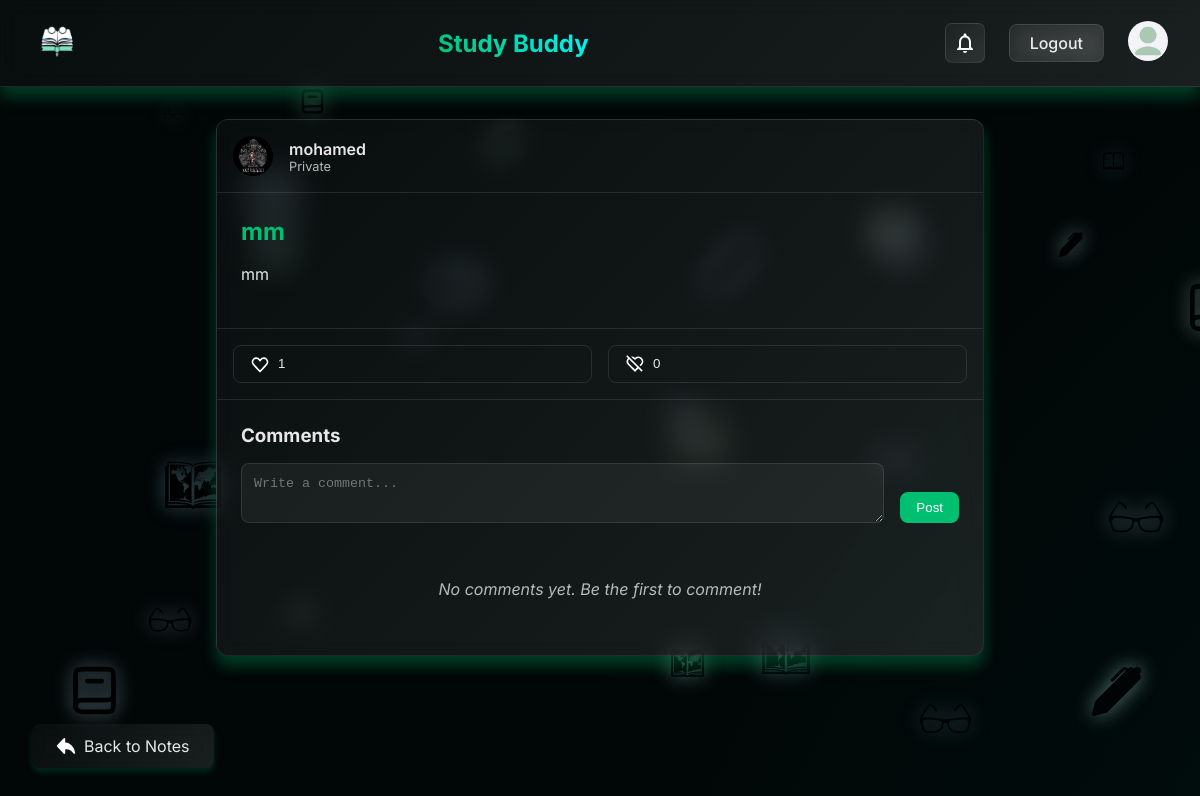
The app's page /notes/3/ (signed in), older data.
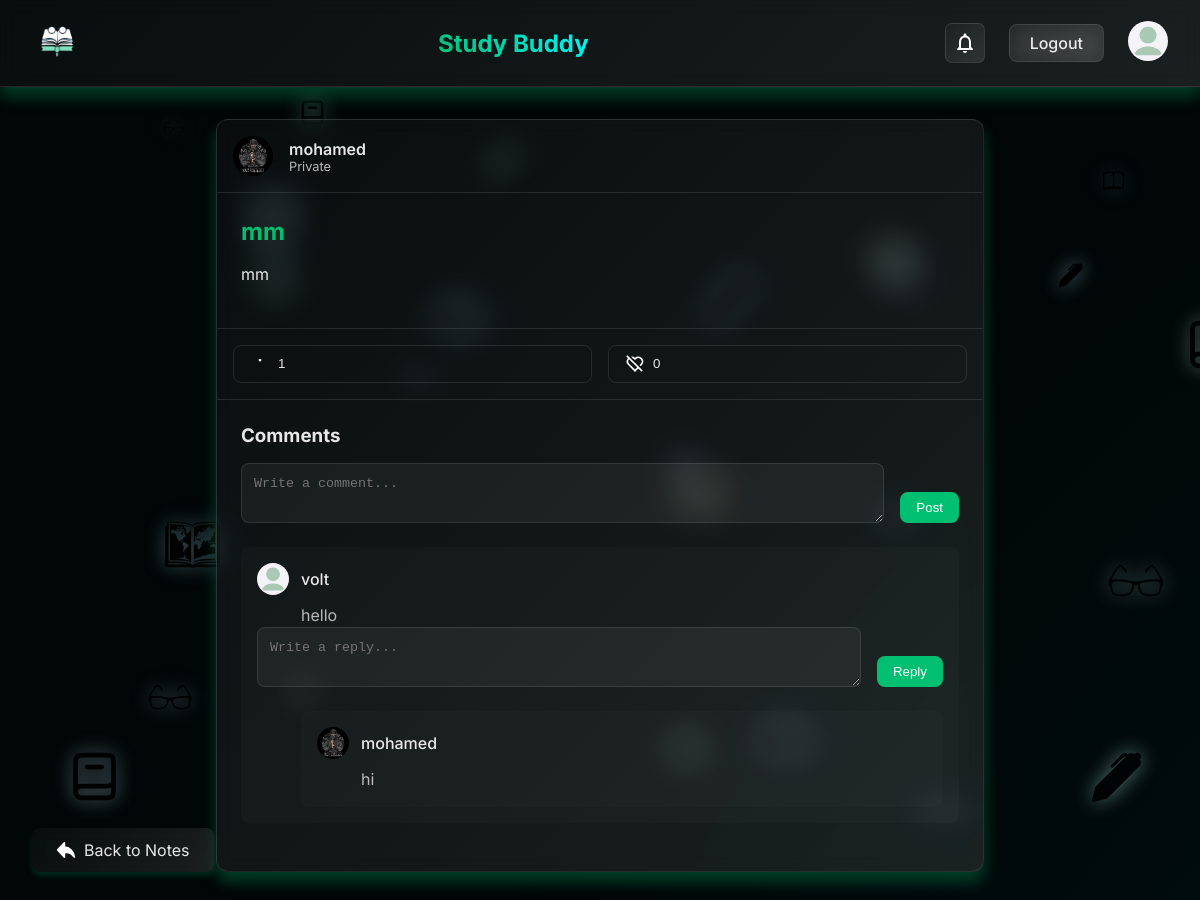
The same page, newer data.
### notes/models.py (models this page shows, shortened)
class Comment(models.Model):
    user = models.ForeignKey(settings.AUTH_USER_MODEL, on_delete=models.CASCADE)
    note = models.ForeignKey(Note, on_delete=models.CASCADE, related_name='comments', null=True, blank=True)
    parent = models.ForeignKey('self', on_delete=models.CASCADE, related_name='replies', null=True, blank=True)  # ✅ Allows replies
    content = models.TextField()
    created_at = models.DateTimeField(auto_now_add=True)

### users/models.py (models this page shows, shortened)
class CustomUser(AbstractUser):
    ROLE_CHOICES = [
        ('student', 'Student'),
        ('teacher', 'Teacher'),
    ]
    SUBJECT_CATEGORIES = Note.SUBJECT_CHOICES
    GRADE_LEVELS = Note.GRADE_CHOICES
    subject_category = models.CharField(max_length=20, choices=SUBJECT_CATEGORIES, blank=True, null=True , default='mathematics')
    role = models.CharField(max_length=10, choices=ROLE_CHOICES, default='student')
    grade_level = models.CharField(max_length=20, choices=GRADE_LEVELS, blank=True, null=True, default='first')
    email = models.EmailField(unique=True)
    profile_picture = models.ImageField(upload_to='profile_pictures/', blank=True, null=True)

### notes/views.py (the view)
# urls.py: path('<int:note_id>/', views.note_detail, name='note_detail'),
@login_required
def note_detail(request, note_id):
    note = get_object_or_404(Note, id=note_id)
    top_level_comments = note.comments.filter(parent__isnull=True)  # Only top-level comments
    return render(request, 'notes/note_detail.html', {
        'note': note,
        'top_level_comments': top_level_comments,
        'has_unseen_notifications': has_unseen_notifications(request.user)
    })

### notifications/views.py (called while the page is built)
def has_unseen_notifications(user):
    return Notification.objects.filter(recipient=user).filter(models.Q(seen=False)).exists()

### notes/templates/notes/note_detail.html (shortened to what the changed rows need)
{% load static %}
<!DOCTYPE html>
<html lang="en">
<head>
    <link rel="stylesheet" href="{% static 'css/notes/note_detail.css' %}">
    <link rel="stylesheet" href="{% static 'css/root.css' %}">
</head>
<body>
    <header id="site-header">
        <a href="{% url 'notes_list' %}">
            <h1 class="site-title">Study Buddy</h1>
        </a>
    </header>
    <main class="main-content">
        <div class="note-card">
            <div class="note-content">
                <h2 class="note-title">{{ note.title }}</h2>
            </div>
            <div class="comments-section">
                <div class="comments-list">
                    {% for comment in top_level_comments %}
                    <div class="comment">
                        <div class="comment-header">
                            {% if comment.user.profile_picture %}
                            <img src="{{ comment.user.profile_picture.url }}" alt="Commenter Avatar"
                                class="commenter-avatar">
                            {% else %}
                            <img src="{% static 'images/default-avatar.png' %}" alt="Commenter Avatar"
                                class="commenter-avatar">
                            {% endif %}
                            <span class="commenter-name">{{ comment.user.username }}</span>
                        </div>
                        <p class="comment-content">{{ comment.content }}</p>
                        <form class="reply-form" data-note-id="{{ note.id }}" data-comment-id="{{ comment.id }}">
                            <div class="reply-input-container">
                                <textarea name="content" placeholder="Write a reply..." required
                                    class="reply-input"></textarea>
                                <button type="submit" class="submit-reply">Reply</button>
                            </div>
                        </form>
                        {% for reply in comment.replies.all %}
                        <div class="reply">
                            <div class="reply-header">
                                {% if reply.user.profile_picture %}
                                <img src="{{ reply.user.profile_picture.url }}" alt="Replier Avatar"
                                    class="replier-avatar">
                                {% else %}
                                <img src="{% static 'images/default-avatar.png' %}" alt="Replier Avatar"
                                    class="replier-avatar">
                                {% endif %}
                                <span class="replier-name">{{ reply.user.username }}</span>
                            </div>
                            <p class="reply-content">{{ reply.content }}</p>
                        </div>
                        {% endfor %}
                    </div>
                    {% empty %}
                    <p class="no-comments">No comments yet. Be the first to comment!</p>
                    {% endfor %}
                </div>
            </div>
        </div>
    </main>
</body>
</html>

Row changes from the older to the newer data that the page shows:
added Comment: user.username "volt", content "hello", shown under "Comments"
added Comment: user.profile_picture (picture), user.username "mohamed", content "hi", shown under "volt"
Text that changed along with them:
text no longer shown: "No comments yet. Be the first to comment!"
